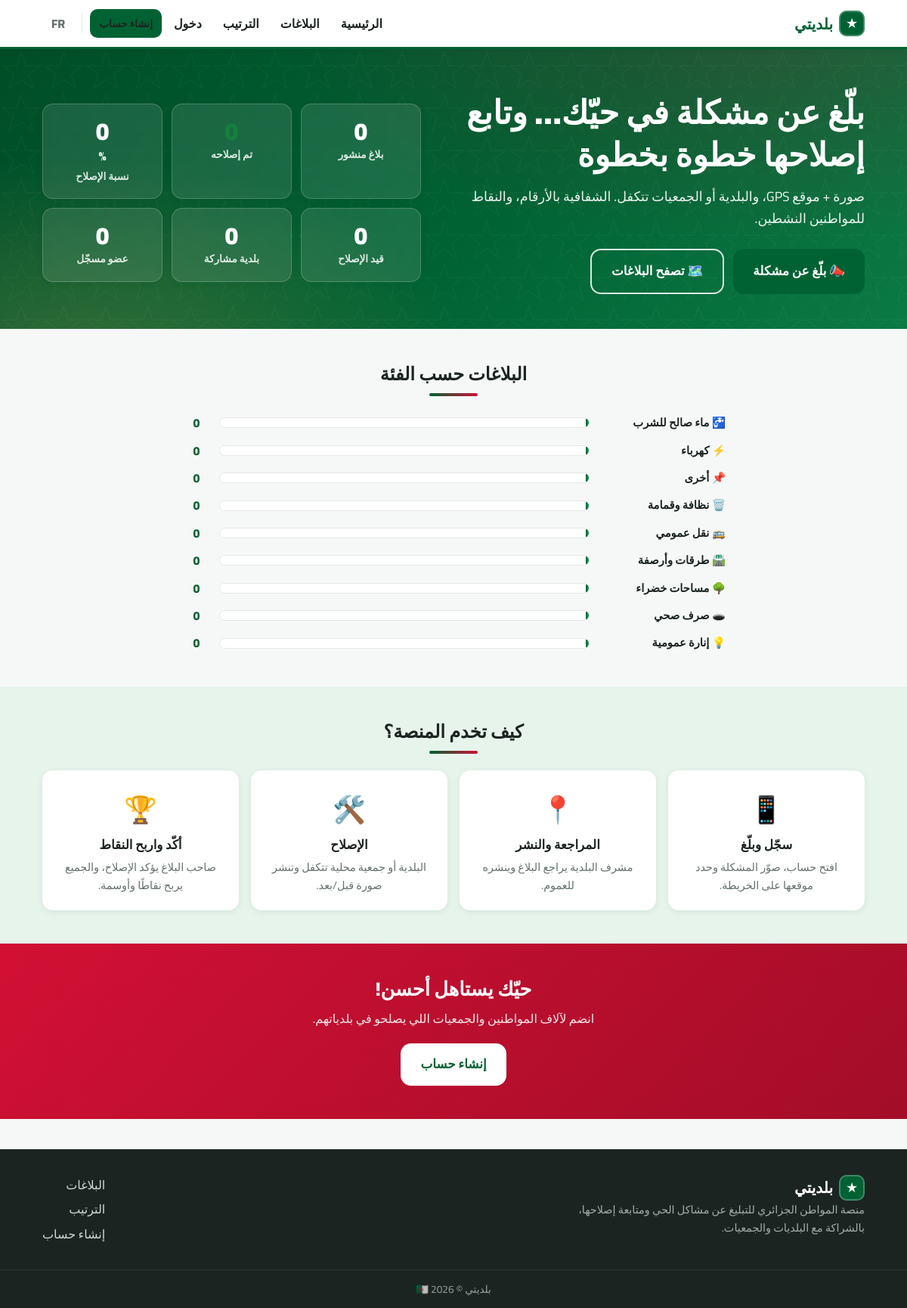
The page /index.php on the database its author committed.
### tables this page shows
CREATE TABLE categories (
  id INT AUTO_INCREMENT PRIMARY KEY,
  name_ar VARCHAR(80) NOT NULL,
  name_fr VARCHAR(80) NOT NULL,
  icon VARCHAR(16) NOT NULL DEFAULT '🏷️',
  is_active TINYINT(1) NOT NULL DEFAULT 1
);

### includes/functions.php (called while the page is built, shortened)
<?php
function e(?string $s): string
{
    return htmlspecialchars((string) $s, ENT_QUOTES, 'UTF-8');
}
function url(string $path = ''): string
{
    return WEB_BASE . '/' . ltrim($path, '/');
}
function lang(): string
{
    return (isset($_SESSION['lang']) && $_SESSION['lang'] === 'fr') ? 'fr' : 'ar';
}
function t(string $key, ...$args): string
{
    static $strings = null;
    if ($strings === null) {
        $strings = require BASE_PATH . '/includes/lang/' . lang() . '.php';
    }
    $s = $strings[$key] ?? $key;
    return $args ? vsprintf($s, $args) : $s;
}
function lc(array $row, string $col): string
{
    return (string) ($row[$col . '_' . lang()] ?? $row[$col . '_ar'] ?? '');
}

### includes/auth.php (called while the page is built, shortened)
<?php
require_once __DIR__ . '/functions.php';
function current_user(): ?array
{
    static $user = false;
    if ($user === false) {
        $user = null;
    }
    return $user;
}

### index.php (the view, shortened to what this page needs)
<?php
require_once __DIR__ . '/includes/auth.php';
$db = db();
$S = $db->query("SELECT
    (SELECT COUNT(*) FROM complaints WHERE status NOT IN ('pending','rejected')) AS total,
    (SELECT COUNT(*) FROM complaints WHERE status IN ('resolved','closed')) AS resolved,
    (SELECT COUNT(*) FROM complaints WHERE status = 'in_progress') AS in_progress,
    (SELECT COUNT(DISTINCT commune_id) FROM complaints WHERE status NOT IN ('pending','rejected')) AS communes,
    (SELECT COUNT(*) FROM users WHERE role = 'citizen') AS citizens,
    (SELECT COUNT(*) FROM users WHERE role = 'association' AND is_verified = 1) AS assocs")->fetch();
$rate = $S['total'] > 0 ? (int) round($S['resolved'] * 100 / $S['total']) : 0;
$cats = $db->query("SELECT c.id, c.name_ar, c.name_fr, c.icon, COUNT(x.id) AS n
    FROM categories c
    LEFT JOIN complaints x ON x.category_id = c.id AND x.status NOT IN ('pending','rejected')
    WHERE c.is_active = 1
    GROUP BY c.id, c.name_ar, c.name_fr, c.icon ORDER BY n DESC")->fetchAll();
$maxCat = 1;
foreach ($cats as $c) {
    $maxCat = max($maxCat, (int) $c['n']);
}
require __DIR__ . '/includes/layout/header.php';
?>
<section class="hero">
  <div class="container hero-inner">
    <div class="hero-text">
      <h1><?= e(t('hero_h1')) ?></h1>
      <p class="hero-sub"><?= e(t('hero_sub')) ?></p>
      <div class="hero-cta">
        <a class="btn btn-primary btn-lg" href="<?= e(url($me ? 'dashboard/new-complaint.php' : 'register.php')) ?>">📣 <?= e(t('hero_cta_report')) ?></a>
        <a class="btn btn-ghost btn-lg" href="<?= e(url('complaints.php')) ?>">🗺️ <?= e(t('hero_cta_browse')) ?></a>
      </div>
    </div>
    <div class="hero-stats">
      <div class="stat-card"><span class="stat-num" data-count="<?= (int) $S['total'] ?>">0</span><span class="stat-label"><?= e(t('stat_total')) ?></span></div>
      <div class="stat-card stat-green"><span class="stat-num" data-count="<?= (int) $S['resolved'] ?>">0</span><span class="stat-label"><?= e(t('stat_resolved')) ?></span></div>
      <div class="stat-card"><span class="stat-num" data-count="<?= $rate ?>">0</span><span class="stat-suffix">%</span><span class="stat-label"><?= e(t('stat_rate')) ?></span></div>
      <div class="stat-card"><span class="stat-num" data-count="<?= (int) $S['in_progress'] ?>">0</span><span class="stat-label"><?= e(t('stat_in_progress')) ?></span></div>
      <div class="stat-card"><span class="stat-num" data-count="<?= (int) $S['communes'] ?>">0</span><span class="stat-label"><?= e(t('stat_communes')) ?></span></div>
      <div class="stat-card"><span class="stat-num" data-count="<?= (int) $S['citizens'] + (int) $S['assocs'] ?>">0</span><span class="stat-label"><?= e(t('stat_members')) ?></span></div>
    </div>
  </div>
</section>
<section class="section">
  <div class="container">
    <h2 class="section-title"><?= e(t('home_by_category')) ?></h2>
    <div class="cat-bars">
      <?php foreach ($cats as $c): ?>
      <div class="cat-bar">
        <span class="cat-bar-label"><?= e($c['icon']) ?> <?= e(lc($c, 'name')) ?></span>
        <div class="cat-bar-track"><div class="cat-bar-fill" style="width:<?= (int) round($c['n'] * 100 / $maxCat) ?>%"></div></div>
        <span class="cat-bar-num"><?= (int) $c['n'] ?></span>
      </div>
      <?php endforeach; ?>
    </div>
  </div>
</section>
<section class="section section-alt">
  <div class="container">
    <h2 class="section-title"><?= e(t('home_how_title')) ?></h2>
    <div class="steps">
      <div class="step"><span class="step-icon">📱</span><h3><?= e(t('how_1_t')) ?></h3><p><?= e(t('how_1_d')) ?></p></div>
      <div class="step"><span class="step-icon">📍</span><h3><?= e(t('how_2_t')) ?></h3><p><?= e(t('how_2_d')) ?></p></div>
      <div class="step"><span class="step-icon">🛠️</span><h3><?= e(t('how_3_t')) ?></h3><p><?= e(t('how_3_d')) ?></p></div>
      <div class="step"><span class="step-icon">🏆</span><h3><?= e(t('how_4_t')) ?></h3><p><?= e(t('how_4_d')) ?></p></div>
    </div>
  </div>
</section>
<section class="cta-band">
  <div class="container center">
    <h2><?= e(t('home_cta_title')) ?></h2>
    <p><?= e(t('home_cta_sub')) ?></p>
    <a class="btn btn-light btn-lg" href="<?= e(url('register.php')) ?>"><?= e(t('nav_register')) ?></a>
  </div>
</section>
<?php require __DIR__ . '/includes/layout/footer.php'; ?>

### assets/css/style.css (style rules this page uses)
:root { --green: #006233; --green-dark: #004d28; --green-light: #e6f4ec; --red: #d21034; --gold: #c8a951; --ink: #1c2422; --muted: #64716c; --bg: #f6f8f7; --card: #ffffff; --line: #e3e9e6; --radius: 14px; --shadow: 0 2px 10px rgba(0, 40, 20, 0.07); }
* { margin: 0; padding: 0; box-sizing: border-box; }
html { scroll-behavior: smooth; }
body { font-family: 'Cairo', system-ui, -apple-system, sans-serif; background: var(--bg); color: var(--ink); line-height: 1.65; font-size: 16px; }
a { color: var(--green); text-decoration: none; }
h1, h2, h3 { line-height: 1.3; font-weight: 800; }
.container { max-width: 1120px; margin-inline: auto; padding-inline: 16px; }
.center { text-align: center; }
.btn { display: inline-flex; align-items: center; justify-content: center; gap: 8px; background: var(--green-light); color: var(--green); border: none; border-radius: 12px; cursor: pointer; padding: 10px 18px; font-family: inherit; font-size: 0.95rem; font-weight: 700; transition: transform 0.1s, box-shadow 0.15s, background 0.15s; }
.btn-primary { background: var(--green); color: #fff; }
.btn-ghost { background: transparent; border: 2px solid var(--green); color: var(--green); }
.btn-light { background: #fff; color: var(--green); }
.btn-lg { padding: 14px 26px; font-size: 1.05rem; border-radius: 14px; }
.hero { background: radial-gradient(1100px 500px at 85% -10%, rgba(210, 16, 52, 0.18), transparent 60%), radial-gradient(900px 480px at 10% 110%, rgba(200, 169, 81, 0.25), transparent 55%), linear-gradient(135deg, var(--green-dark), var(--green) 55%, #0b7a44); background-color: var(--green); color: #fff; padding-block: 56px 46px; position: relative; overflow: hidden; }
.hero::before { content: ''; position: absolute; inset: 0; opacity: 0.35; }
.hero-inner { position: relative; display: grid; grid-template-columns: 1.1fr 1fr; gap: 36px; align-items: center; }
.hero h1 { font-size: clamp(1.7rem, 4vw, 2.7rem); font-weight: 900; margin-bottom: 12px; }
.hero-sub { font-size: 1.1rem; opacity: 0.92; margin-bottom: 26px; }
.hero-cta { display: flex; gap: 12px; flex-wrap: wrap; }
.hero .btn-ghost { border-color: rgba(255,255,255,0.85); color: #fff; }
.hero-stats { display: grid; grid-template-columns: repeat(3, 1fr); gap: 12px; }
.hero-stats .stat-card { background: rgba(255,255,255,0.1); backdrop-filter: blur(4px); border: 1px solid rgba(255,255,255,0.2); }
.hero-stats .stat-num, .hero-stats .stat-suffix { color: #fff; }
.hero-stats .stat-label { color: rgba(255,255,255,0.85); }
.stat-card { background: var(--card); border-radius: var(--radius); box-shadow: var(--shadow); padding: 18px 14px; text-align: center; display: flex; flex-direction: column; gap: 2px; }
.stat-num { font-size: 2rem; font-weight: 900; color: var(--green); line-height: 1.1; }
.stat-suffix { font-weight: 900; color: var(--green); }
.stat-label { font-size: 0.85rem; color: var(--muted); font-weight: 600; }
.stat-green .stat-num { color: #15803d; }
.section { padding-block: 44px; }
.section-alt { background: var(--green-light); }
.section-title { font-size: 1.5rem; margin-bottom: 22px; text-align: center; }
.section-title::after { content: ''; display: block; width: 64px; height: 4px; border-radius: 4px; background: linear-gradient(90deg, var(--green), var(--red)); margin: 10px auto 0; }
.cat-bars { max-width: 720px; margin-inline: auto; display: grid; gap: 10px; }
.cat-bar { display: grid; grid-template-columns: 170px 1fr 40px; align-items: center; gap: 10px; }
.cat-bar-label { font-weight: 700; font-size: 0.92rem; }
.cat-bar-track { background: #fff; border: 1px solid var(--line); border-radius: 999px; height: 14px; overflow: hidden; }
.cat-bar-fill { background: linear-gradient(90deg, var(--green), #0b9a55); height: 100%; border-radius: 999px; min-width: 4px; }
.cat-bar-num { font-weight: 800; color: var(--green); text-align: center; }
.steps { display: grid; grid-template-columns: repeat(auto-fit, minmax(200px, 1fr)); gap: 16px; }
.step { background: var(--card); border-radius: var(--radius); box-shadow: var(--shadow); padding: 22px; text-align: center; }
.step-icon { font-size: 2.2rem; display: block; margin-bottom: 8px; }
.step h3 { font-size: 1.05rem; margin-bottom: 6px; }
.step p { font-size: 0.9rem; color: var(--muted); }
.cta-band { background: linear-gradient(135deg, var(--red), #a30d28); color: #fff; padding-block: 44px; }
.cta-band h2 { font-size: 1.6rem; margin-bottom: 8px; }
.cta-band p { opacity: 0.9; margin-bottom: 20px; }

### rows shown on the page
categories: icon "🚰", name_ar "ماء صالح للشرب", n "0"
categories: icon "⚡", name_ar "كهرباء", n "0"
categories: icon "📌", name_ar "أخرى", n "0"
categories: icon "🗑️", name_ar "نظافة وقمامة", n "0"
categories: icon "🚌", name_ar "نقل عمومي", n "0"
categories: icon "🛣️", name_ar "طرقات وأرصفة", n "0"
categories: icon "🌳", name_ar "مساحات خضراء", n "0"
categories: icon "🕳️", name_ar "صرف صحي", n "0"
categories: icon "💡", name_ar "إنارة عمومية", n "0"

### other values the page prints
app_name() "بلديتي"
t('nav_home') "الرئيسية"
t('nav_complaints') "البلاغات"
t('nav_leaderboard') "الترتيب"
t('nav_login') "دخول"
t('nav_register') "إنشاء حساب"
t('hero_h1') "بلّغ عن مشكلة في حيّك… وتابع إصلاحها خطوة بخطوة"
t('hero_sub') "صورة + موقع GPS، والبلدية أو الجمعيات تتكفل. الشفافية بالأرقام، والنقاط للمواطنين النشطين."
t('hero_cta_report') "بلّغ عن مشكلة"
t('hero_cta_browse') "تصفح البلاغات"
t('stat_total') "بلاغ منشور"
t('stat_resolved') "تم إصلاحه"
t('stat_rate') "نسبة الإصلاح"
t('stat_in_progress') "قيد الإصلاح"
t('stat_communes') "بلدية مشاركة"
